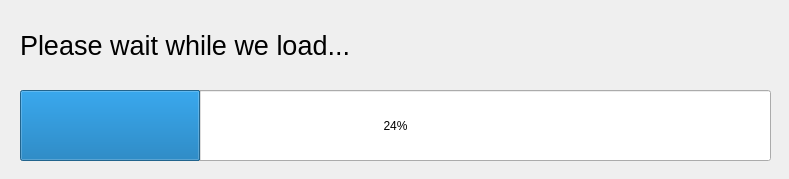
<?xml version="1.0" encoding="UTF-8"?>
<ui version="4.0">
 <class>Form</class>
 <widget class="QWidget" name="Form">
  <property name="geometry">
   <rect>
    <x>0</x>
    <y>0</y>
    <width>789</width>
    <height>179</height>
   </rect>
  </property>
  <property name="minimumSize">
   <size>
    <width>789</width>
    <height>179</height>
   </size>
  </property>
  <property name="maximumSize">
   <size>
    <width>789</width>
    <height>179</height>
   </size>
  </property>
  <property name="windowTitle">
   <string>Form</string>
  </property>
  <widget class="QLabel" name="explanation">
   <property name="geometry">
    <rect>
     <x>20</x>
     <y>20</y>
     <width>751</width>
     <height>51</height>
    </rect>
   </property>
   <property name="minimumSize">
    <size>
     <width>0</width>
     <height>0</height>
    </size>
   </property>
   <property name="maximumSize">
    <size>
     <width>16777215</width>
     <height>16777215</height>
    </size>
   </property>
   <property name="font">
    <font>
     <pointsize>20</pointsize>
    </font>
   </property>
   <property name="acceptDrops">
    <bool>false</bool>
   </property>
   <property name="toolTipDuration">
    <number>-1</number>
   </property>
   <property name="autoFillBackground">
    <bool>false</bool>
   </property>
   <property name="text">
    <string>Please wait while we load...</string>
   </property>
   <property name="alignment">
    <set>Qt::AlignLeading|Qt::AlignLeft|Qt::AlignVCenter</set>
   </property>
  </widget>
  <widget class="QProgressBar" name="progressBar">
   <property name="geometry">
    <rect>
     <x>20</x>
     <y>90</y>
     <width>751</width>
     <height>71</height>
    </rect>
   </property>
   <property name="minimumSize">
    <size>
     <width>0</width>
     <height>71</height>
    </size>
   </property>
   <property name="maximumSize">
    <size>
     <width>16777215</width>
     <height>71</height>
    </size>
   </property>
   <property name="value">
    <number>24</number>
   </property>
  </widget>
 </widget>
 <resources/>
 <connections/>
</ui>
